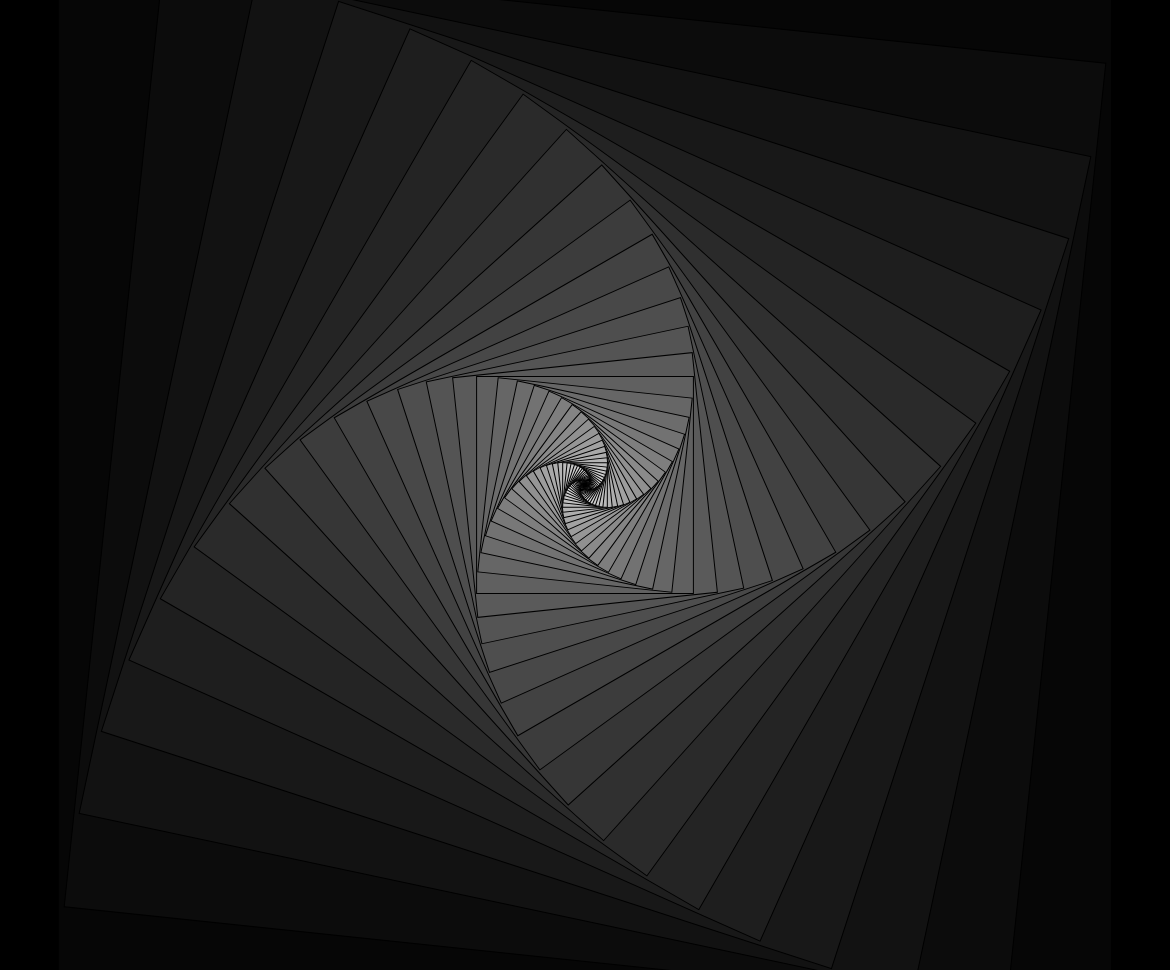
Frame 1 (no input)
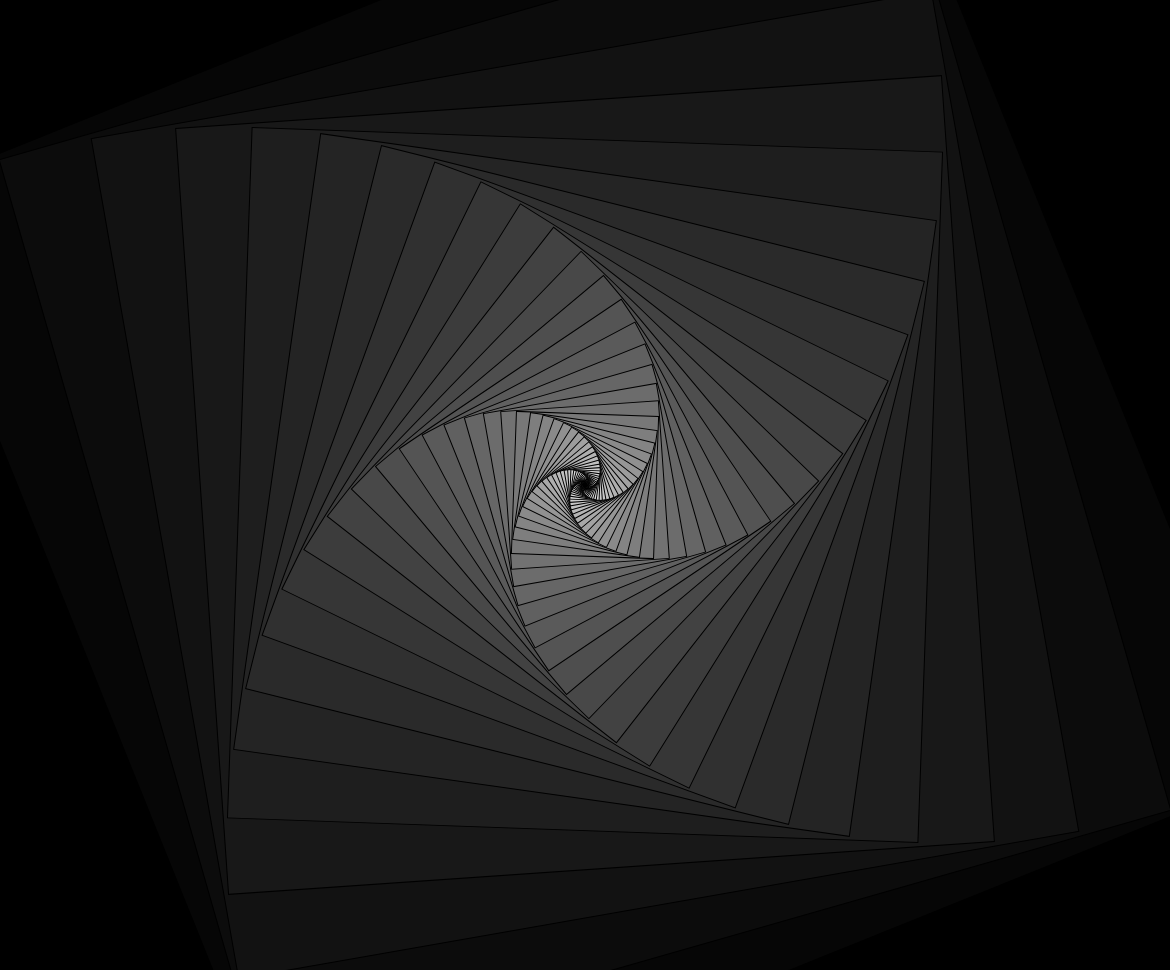
Frame 60 (no input)
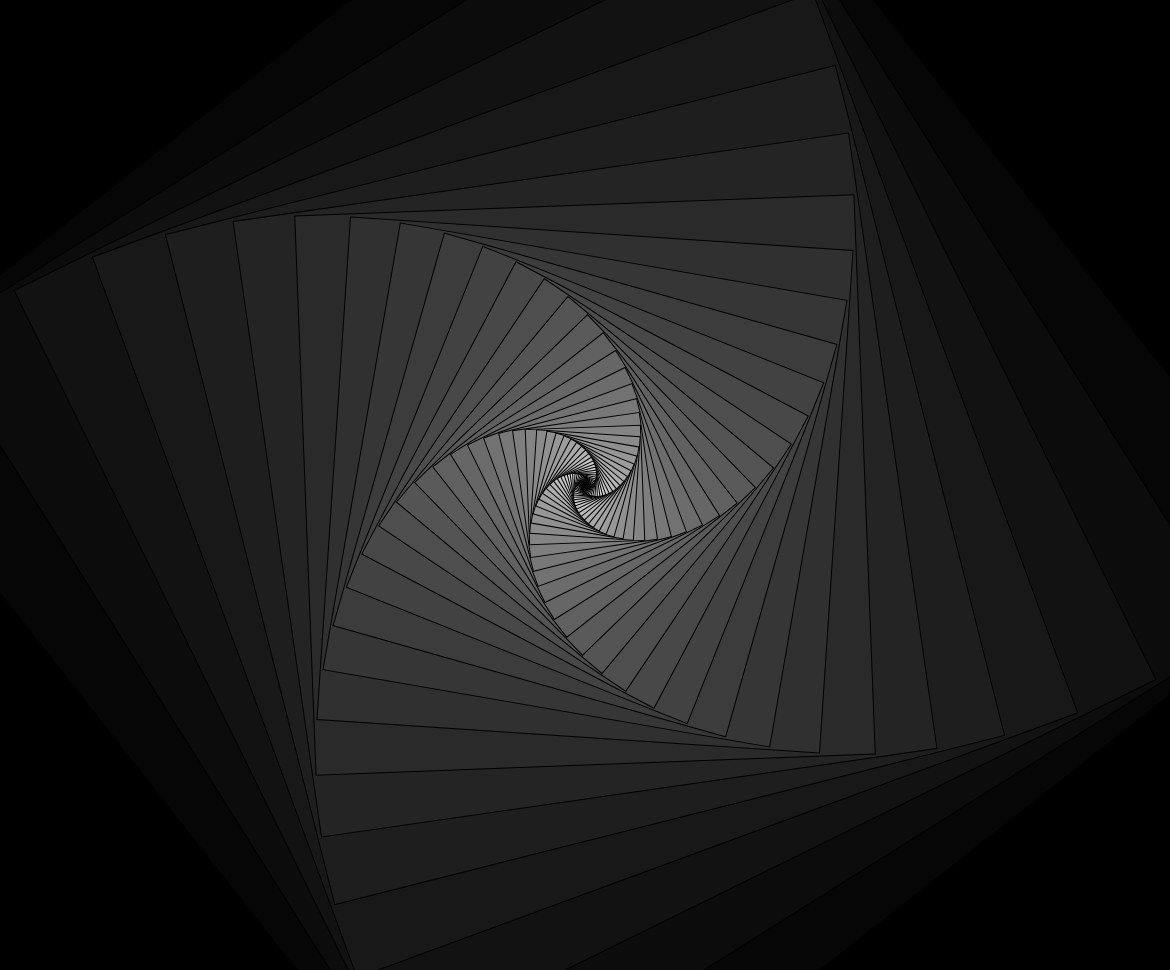
Frame 120 (the mouse pressed at the canvas centre since frame 60)

The p5.js sketch that drew these frames (run headless with seeded random() and noise() and a simulated clock; from frame 60 on, the mouse is pressed at the canvas centre):

// p5.js sketch
// ── sketch.js
let rectSize;
let n;
function setup() {
  createCanvas(windowWidth - 30, windowHeight - 30);
  n = 0;
  frameRate(20);
}
function draw() {
  translate(width / 2, height / 2);
  rotate(n);
  rectSize = width * 0.9;
  background(0);
  rectMode(CENTER);
  for (let i = 1; i < 100; i++) {
    fill(i * 6);
    rect(0, 0, rectSize, rectSize);
    rotate(PI / 30);
    rectSize *= 0.9;
  }
  n += 0.1;
}
